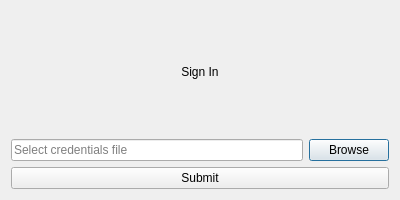
<?xml version="1.0" encoding="UTF-8"?>

<!--
#
# Copyright (c) 2024 HERE Europe B.V.
#
# SPDX-License-Identifier: MIT
# License-Filename: LICENSE
#
-->

<ui version="4.0">
 <class>SignInDialog</class>
 <widget class="QDialog" name="SignInDialog">
  <property name="geometry">
   <rect>
    <x>0</x>
    <y>0</y>
    <width>400</width>
    <height>200</height>
   </rect>
  </property>
  <property name="windowTitle">
   <string>Sign In</string>
  </property>
  <layout class="QVBoxLayout" name="verticalLayout">
   <item>
    <widget class="QLabel" name="titleLabel">
     <property name="text">
      <string>Sign In</string>
     </property>
     <property name="alignment">
      <set>Qt::AlignCenter</set>
     </property>
    </widget>
   </item>
   <item>
    <layout class="QHBoxLayout" name="horizontalLayout">
     <item>
      <widget class="QLineEdit" name="filePathLineEdit">
       <property name="placeholderText">
        <string>Select credentials file</string>
       </property>
      </widget>
     </item>
     <item>
      <widget class="QPushButton" name="browseButton">
       <property name="text">
        <string>Browse</string>
       </property>
      </widget>
     </item>
    </layout>
   </item>
   <item>
    <widget class="QPushButton" name="submitButton">
     <property name="text">
      <string>Submit</string>
     </property>
    </widget>
   </item>
  </layout>
 </widget>
 <resources/>
 <connections/>
</ui>
